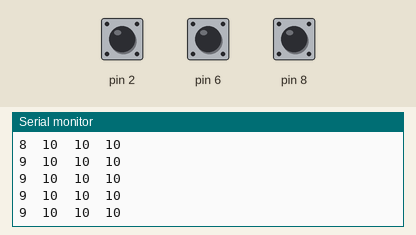
Recording of a sketch running on a simulated Arduino Uno, built with avr-gcc and run on an emulated ATmega328P. Shown: the last lines printed to the serial monitor. The test bench sets the inputs (shaded band); at power-on: pin 2 HIGH, pin 6 HIGH, pin 8 HIGH.

Above: at 1.2 s.
1.3 s: pin 2 pulled LOW for 1 s
At 1.9 s:
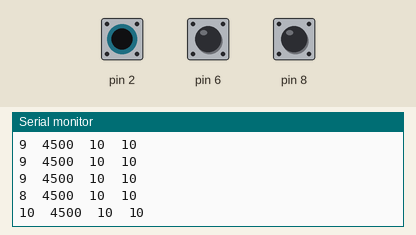
5.3 s: pin 6 pulled LOW for 0.15 s
8.4 s: pin 8 pulled LOW for 3.2 s
At 8.9 s:
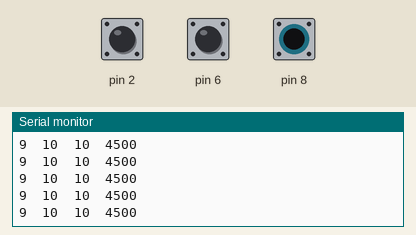
14.6 s: pin 2 pulled LOW for 3.2 s
At 15.5 s:
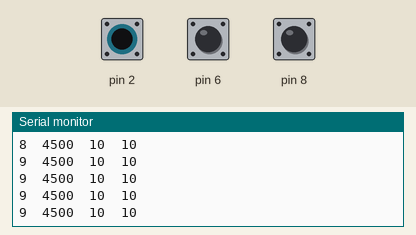
20.8 s: pin 6 pulled LOW for 1 s
At 21.3 s:
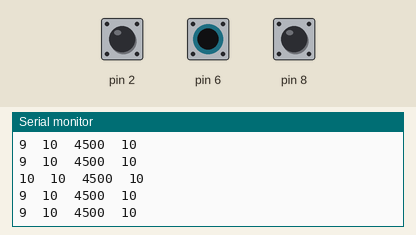
24.8 s: pin 6 driven LOW and pin 8 driven LOW
At 25.4 s:
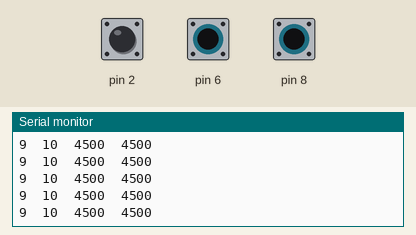
Timing chart, 0 to 27.8 s (numbered marks = the images above; inputs shaded):
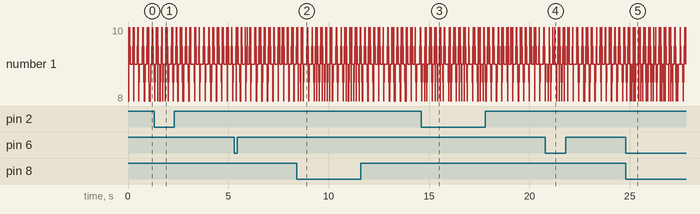

The sketch:

BeckE32_CapacitiveSensorSketch.ino
```cpp
const String SketchName  = "BeckE32_CapacitiveSensorSketch.ino";
const String FileDate    = "July 15, 2018-a";
#include <CapacitiveSensor.h>

/*
 * CapitiveSense Library Demo Sketch
 * Paul Badger 2008
 * Uses a high value resistor e.g. 10M between send pin and receive pin
 * Resistor effects sensitivity, experiment with values, 50K - 50M. Larger resistor values yield larger sensor values.
 * Receive pin is the sensor pin - try different amounts of foil/metal on this pin
 */


CapacitiveSensor   cs_4_2 = CapacitiveSensor(4,2);        // 10M resistor between pins 4 & 2, pin 2 is sensor pin, add a wire and or foil if desired
CapacitiveSensor   cs_4_6 = CapacitiveSensor(4,6);        // 10M resistor between pins 4 & 6, pin 6 is sensor pin, add a wire and or foil
CapacitiveSensor   cs_4_8 = CapacitiveSensor(4,8);        // 10M resistor between pins 4 & 8, pin 8 is sensor pin, add a wire and or foil

void setup()
{
   cs_4_2.set_CS_AutocaL_Millis(0xFFFFFFFF);     // turn off autocalibrate on channel 1 - just as an example
   Serial.begin(9600);
}

void loop()
{
    long start = millis();
    long total1 =  cs_4_2.capacitiveSensor(30);
    long total2 =  cs_4_6.capacitiveSensor(30);
    long total3 =  cs_4_8.capacitiveSensor(30);

    Serial.print(millis() - start);        // check on performance in milliseconds
    Serial.print("\t");                    // tab character for debug windown spacing

    Serial.print(total1);                  // print sensor output 1
    Serial.print("\t");
    Serial.print(total2);                  // print sensor output 2
    Serial.print("\t");
    Serial.println(total3);                // print sensor output 3

    delay(10);                             // arbitrary delay to limit data to serial port
}
```

Measured:
- after the input at 1.3 s, the serial monitor: prints a new line at once (image 1)
- after the input at 8.4 s, the serial monitor: prints a new line at once (image 2)
- after the input at 14.6 s, the serial monitor: prints a new line at once (image 3)
- after the input at 20.8 s, the serial monitor: prints a new line at once (image 4)
- after the input at 24.8 s, the serial monitor: prints a new line at once (image 5)
